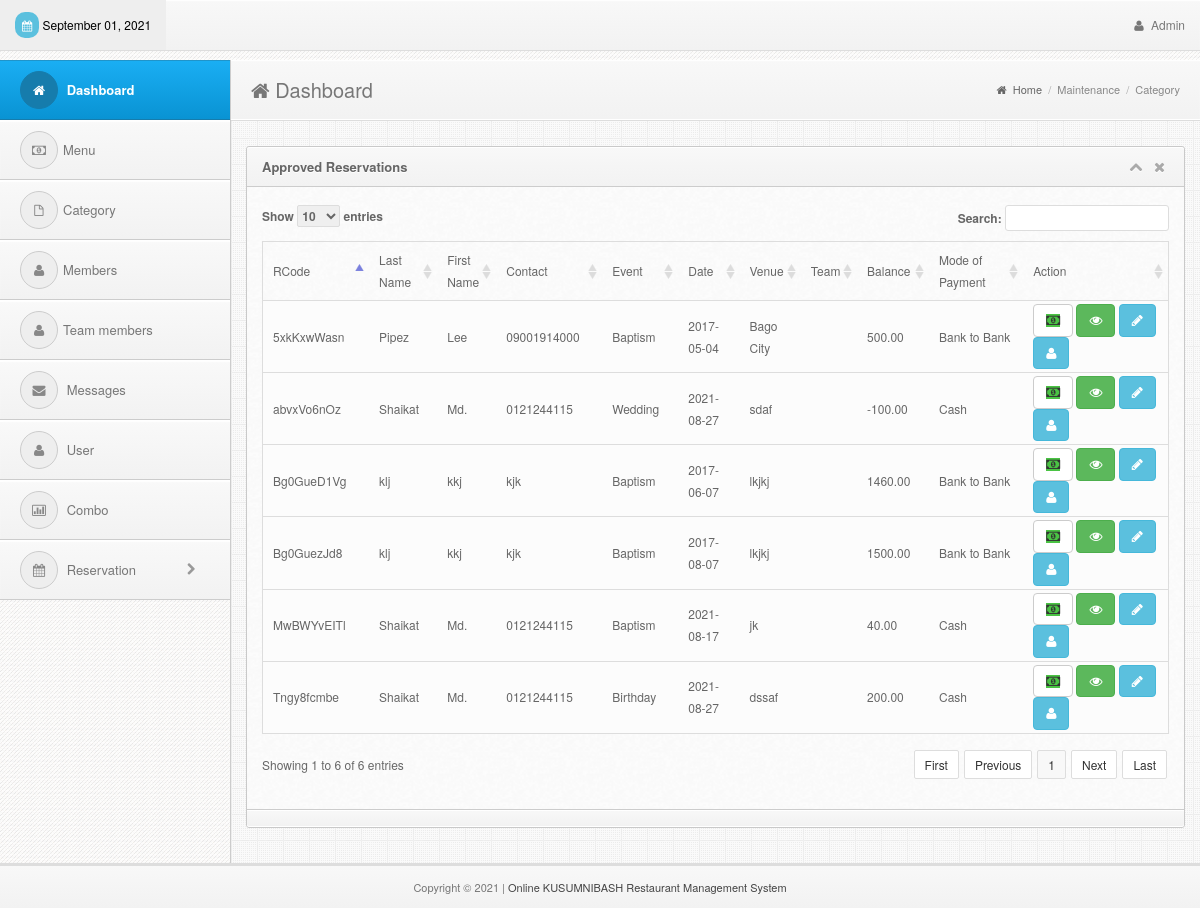
Screenshot of /admin/reservation.php (signed in) with the database file from the repository.
### tables this page shows
CREATE TABLE `reservation` (
  `rid` int(11) NOT NULL,
  `r_date` date NOT NULL,
  `r_time` time NOT NULL,
  `r_last` varchar(30) NOT NULL,
  `r_first` varchar(30) NOT NULL,
  `r_contact` varchar(30) NOT NULL,
  `r_email` varchar(50) NOT NULL,
  `r_address` varchar(100) NOT NULL,
  `r_type` varchar(30) NOT NULL,
  `r_ocassion` varchar(50) NOT NULL,
  `r_motif` varchar(30) NOT NULL,
  `team_id` int(11) NOT NULL,
  `r_venue` varchar(100) NOT NULL,
  `payable` decimal(10,2) NOT NULL,
  `balance` decimal(10,2) NOT NULL,
  `r_status` varchar(10) NOT NULL,
  `date_reserved` date NOT NULL,
  `r_code` varchar(10) NOT NULL,
  `pax` int(11) NOT NULL,
  `combo_id` int(11) NOT NULL,
  `price` decimal(10,2) NOT NULL,
  `modeofpayment` varchar(50) NOT NULL
);

### admin/reservation.php (the view, shortened to what this page needs)
<!DOCTYPE html>
<html lang="en">
<head>
  <?php include('../includes/links.php');?>
</head>
<body>
<div class="navbar navbar-fixed-top bs-docs-nav" role="banner">
    <div class="conjtainer">
      <?php include('../includes/topbar.php');?>
    </div>
  </div>
<div class="content" style="margin-top:20px">
    <?php include('../includes/sidebar.php');?>
    <div class="mainbar">
      <div class="page-head">
        <h2 class="pull-left"><i class="fa fa-home"></i> Dashboard</h2>
        <div class="bread-crumb pull-right">
          <a href="index.html"><i class="fa fa-home"></i> Home</a>
          <span class="divider">/</span>
          <a href="#" class="bread-current">Maintenance</a>
          <span class="divider">/</span>
          <a href="#" class="bread-current">Category</a>
        </div>
        <div class="clearfix"></div>
      </div>
      <div class="matter">
        <div class="container">
          <div class="row">
            <div class="col-md-12">
              <div class="widget">
                <div class="widget-head">
                  <div class="pull-left"> Approved Reservations
                  </div>
                  <div class="widget-icons pull-right">
                    <a href="#" class="wminimize"><i class="fa fa-chevron-up"></i></a>
                    <a href="#" class="wclose"><i class="fa fa-times"></i></a>
                  </div>
                  <div class="clearfix"></div>
                </div>
                <div class="widget-content">
                  <div class="padd">
              <div class="page-tables">
                <div class="table-responsive">
                  <table cellpadding="0" cellspacing="0" border="0" id="data-table" width="100%">
                    <thead>
                      <tr>
                        <th>RCode</th>
                        <th>Last Name</th>
                        <th>First Name</th>
                        <th>Contact</th>
                        <th>Event</th>
                        <th>Date</th>
                        <th>Venue</th>
                        <th>Team</th>
                        <th>Balance</th>
                        <th>Mode of Payment</th>
                        <th>Action</th>
                      </tr>
                    </thead>
                    <tbody>
<?php
include('../includes/dbcon.php');
    $query=mysqli_query($con,"select * from reservation left join team on reservation.team_id=team.team_id where r_status='Approved'")or die(mysqli_error($con));
      while ($row=mysqli_fetch_array($query)){
        $id=$row['rid'];
        $rcode=$row['r_code'];
        $first=$row['r_first'];
        $last=$row['r_last'];
        $contact=$row['r_contact'];
        $date=$row['r_date'];
        $venue=$row['r_venue'];
        $balance=$row['balance'];
        $type=$row['r_ocassion'];
        $team=$row['team_name'];
?>
                      <tr>
                        <td><?php echo $rcode;?></td>
                        <td><?php echo $last;?></td>
                        <td><?php echo $first;?></td>
                        <td><?php echo $contact;?></td>
                        <td><?php echo $type;?></td>
                        <td><?php echo $date;?></td>
                        <td><?php echo $venue;?></td>
                        <td><?php echo $team;?></td>
                        <td><?php echo $balance;?></td>
                        <td><?php echo $row['modeofpayment'];?></td>
                        <td>
                              <a href="#payment" class="btn btn-default" data-target="#payment<?php echo $id;?>" data-toggle="modal">
                                <i class="fa fa-money bgreen"></i>
                              </a>
                              <a href="reservation_view.php?id=<?php echo $id;?>" class="btn btn-success">
                                <i class="fa fa-eye"></i>
                              </a>
                              <a href="#update" class="btn btn-info" data-target="#update<?php echo $id;?>" data-toggle="modal">
                                <i class="fa fa-pencil"></i>
                              </a>
                              <a href="#assign" class="btn btn-info" data-target="#assign<?php echo $id;?>" data-toggle="modal">
                                <i class="fa fa-user"></i>
                              </a>
                        </td>
                      </tr>
<?php }?>
                    </tbody>
                  </table>
                  <div class="clearfix"></div>
                </div>
                </div>
              </div>
                  </div>
                  <div class="widget-foot">
                  </div>
                </div>
              </div>
            </div>
          </div>
        </div>
      </div>
    </div>
<?php include('../includes/footer.php');?>
</body>
</html>

### admin/css/style.css (style rules this page uses)
body { font-size: 12px; line-height: 22px; color: #666; border-top: 3px solid #eee; background:#343434 url("../img/back.png") repeat; padding-top: 37px; -webkit-font-smoothing: antialiased; }
h1,h2,h3,h4,h5,h6 { padding: 2px 0px; margin: 2px 0px; color: #777; }
h2 { font-size: 25px; line-height: 35px; }
a { color: #026b9c; }
.bgreen { background: #4ac344; }
.navbar * { font-weight: normal !important; text-shadow:none !important; }
.navbar { background-color: #f8f8f8; background: -webkit-gradient(linear, left top, left bottom, from(#f8f8f8), to(#f2f2f2)); background: -webkit-linear-gradient(top, #f8f8f8, #f2f2f2); background: -moz-linear-gradient(top, #f8f8f8, #f2f2f2); background: -ms-linear-gradient(top, #f8f8f8, #f2f2f2); background: -o-linear-gradient(top, #f8f8f8, #f2f2f2); background: linear-gradient(top, #f8f8f8, #f2f2f2); border-bottom: 1px solid #ddd; box-shadow: inset 0px 1px 1px #fff; }
.mainbar { position: relative; margin-left: 230px; margin-right: 0px; width: auto; background:#eee url("../img/main-back.png") repeat; border-left: 1px solid #ccc; z-index: 50; min-height: 800px; }
.mainbar .container { max-width:100% !important; width: 100% !important; }
.page-tables #data-table { margin-bottom: 20px; }
.page-tables #data-table { border:1px solid #ddd; }
.page-tables table#data-table thead th { padding:7px 10px; font-weight:normal; border-bottom:0px; }
.page-tables table#data-table td { background:#fcfcfc; border-top:1px solid #ddd; }
.mainbar .page-head { background-color: #f8f8f8; background: -webkit-gradient(linear, left top, left bottom, from(#f8f8f8), to(#f2f2f2)); background: -webkit-linear-gradient(top, #f8f8f8, #f2f2f2); background: -moz-linear-gradient(top, #f8f8f8, #f2f2f2); background: -ms-linear-gradient(top, #f8f8f8, #f2f2f2); background: -o-linear-gradient(top, #f8f8f8, #f2f2f2); background: linear-gradient(top, #f8f8f8, #f2f2f2); padding: 8px 20px; border-bottom: 1px solid #fff; box-shadow: inset 0px 1px 1px #fff; }
.mainbar .page-head h2 { font-weight: normal; font-size: 20px; }
.mainbar .bread-crumb { font-size: 11px; margin-top: 10px; color: #aaa; }
.mainbar .bread-crumb i { margin-right: 3px; }
.mainbar .bread-crumb .divider { margin: 0px 3px; }
.mainbar .bread-crumb a { color: #666; }
.mainbar .bread-crumb a.bread-current { color: #888; }
.mainbar .matter { border-top: 1px solid #ddd; padding: 15px 0px; }
.widget { border: 1px solid #c9c9c9; border-radius: 3px; margin-top: 10px; margin-bottom: 20px; background: #fafafa url('../img/cream.png') repeat; }
.widget .padd, .modal-body { padding: 13px 15px; }
.widget .widget-head,.modal-header { background-color: #f8f8f8; background: -webkit-gradient(linear, left top, left bottom, from(#f8f8f8), to(#f2f2f2)); background: -webkit-linear-gradient(top, #f8f8f8, #f2f2f2); background: -moz-linear-gradient(top, #f8f8f8, #f2f2f2); background: -ms-linear-gradient(top, #f8f8f8, #f2f2f2); background: -o-linear-gradient(top, #f8f8f8, #f2f2f2); background: linear-gradient(top, #f8f8f8, #f2f2f2); border-top-right-radius: 3px; border-top-left-radius: 3px; text-shadow:0px 1px #fff; border-bottom: 1px solid #ccc; border-top: 1px solid #fff; color: #666; font-size: 13px; font-weight: bold; padding: 8px 15px; }
.widget .widget-head .widget-icons i { font-size: 14px; margin: 0px 4px; }
.widget .widget-head .widget-icons a { color: #aaa; }
.widget .widget-foot, .modal-footer { background-color: #f8f8f8; background: -webkit-gradient(linear, left top, left bottom, from(#f8f8f8), to(#f2f2f2)); background: -webkit-linear-gradient(top, #f8f8f8, #f2f2f2); background: -moz-linear-gradient(top, #f8f8f8, #f2f2f2); background: -ms-linear-gradient(top, #f8f8f8, #f2f2f2); background: -o-linear-gradient(top, #f8f8f8, #f2f2f2); background: linear-gradient(top, #f8f8f8, #f2f2f2); border-bottom-right-radius: 3px; border-bottom-left-radius: 3px; text-shadow:0px 1px #fff; border-bottom: 1px solid #fff; border-top: 1px solid #ccc; padding: 8px 15px; font-size: 12px; color: #555; box-shadow: inset 0px 1px 1px #fff; }

### rows the page displays
reservation: r_code "5xkKxwWasn", r_last "Pipez", r_first "Lee", r_contact "09001914000", r_ocassion "Baptism", r_date "2017-05-04", r_venue "Bago City", balance "500.00", modeofpayment "Bank to Bank"
reservation: r_code "Bg0GueD1Vg", r_last "klj", r_first "kkj", r_contact "kjk", r_ocassion "Baptism", r_date "2017-06-07", r_venue "lkjkj", balance "1460.00", modeofpayment "Bank to Bank"
reservation: r_code "Bg0GuezJd8", r_last "klj", r_first "kkj", r_contact "kjk", r_ocassion "Baptism", r_date "2017-08-07", r_venue "lkjkj", balance "1500.00", modeofpayment "Bank to Bank"
reservation: r_code "MwBWYvEITl", r_last "Shaikat", r_first "Md.", r_contact "0121244115", r_ocassion "Baptism", r_date "2021-08-17", r_venue "jk", balance "40.00", modeofpayment "Cash"
reservation: r_code "Tngy8fcmbe", r_last "Shaikat", r_first "Md.", r_contact "0121244115", r_ocassion "Birthday", r_date "2021-08-27", r_venue "dssaf", balance "200.00", modeofpayment "Cash"
reservation: r_code "abvxVo6nOz", r_last "Shaikat", r_first "Md.", r_contact "0121244115", r_ocassion "Wedding", r_date "2021-08-27", r_venue "sdaf", balance "-100.00", modeofpayment "Cash"
